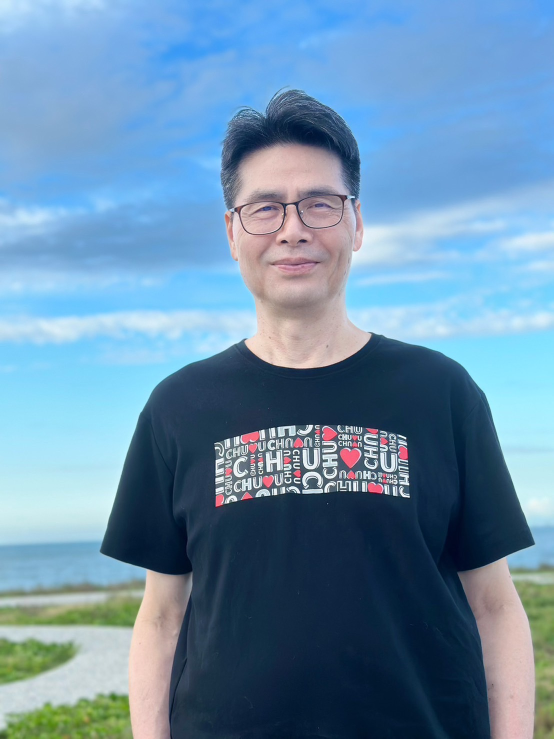
#> input picture myphoto.jpg, 1108 x 1478 px (shown at 1/2 size)
$ python HW1.py
#> lines starting #> are read from the running program, lines starting #| are printed output that depends on the picture
import cv2
import os

#讀入照片
image1=cv2.imread('myphoto.jpg')
#> image1 is the input picture: shape (1478, 1108, 3); mean B, G, R 169.9, 141.6, 105.6

#顯示像素格式
print(f"height:{image1.shape[0]} pixels")
#| height:1478 pixels
print(f"width:{image1.shape[1]} pixels")
#| width:1108 pixels
print(f"channel:{image1.shape[2]} pixels")
#| channel:3 pixels

#顯示照片
cv2.imshow('img',image1)
cv2.waitKey(0)

from PIL import Image

#讀入照片
image2=Image.open('myphoto.jpg')
type(image2)
Image._show(image2)
print(image2.size)
#| (1108, 1478)

#縮小照片到指定像素
width=512
height=512
nim=image2.resize((width,height), Image.BILINEAR)
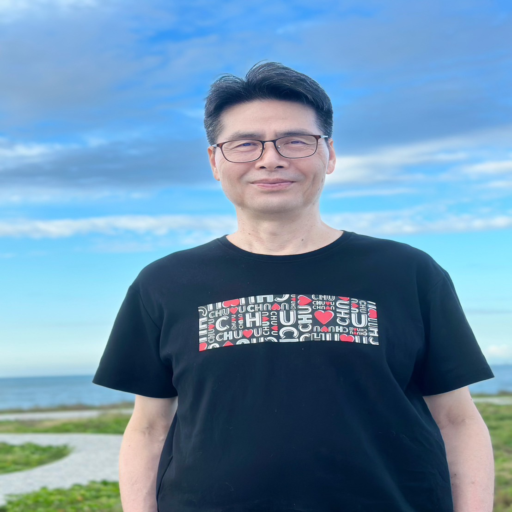
#> nim: PIL image 512x512 RGB; mean R, G, B 105.7, 141.6, 169.9
Image._show(nim)
print(nim.size)
#| (512, 512)

#儲存變更照片
nim.save('HW1.jpg')
print(nim.mode,nim.format)
#| RGB None
